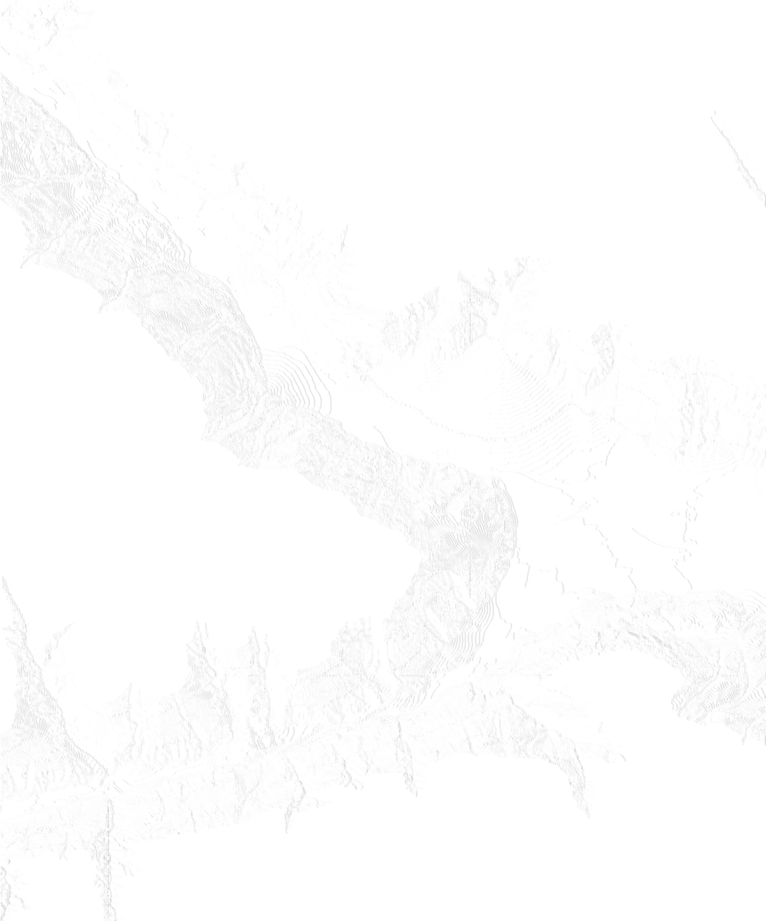
#> input picture trimmed_map.png, 766 x 921 px, shrunk from 1727 x 2078 before the run, found by its file name
$ python histogram.py
#> lines starting #> are read from the running program, lines starting #| are printed output that depends on the picture
import cv2
import numpy as np
import matplotlib.pyplot as plt

# Load the image
image_path = 'trimmed_map.png'  # Replace with your image file path
image = cv2.imread(image_path, cv2.IMREAD_GRAYSCALE)
#> image is the input picture: shape (921, 766); min 213, max 255, mean 253.4

if image is None:
    print("Could not open or read the image.")
    exit()

# Calculate the histogram
hist = cv2.calcHist([image], [0], None, [256], [0, 256])
#> hist = 256 values, max 509141 at index 255, min 0 at index 0, mean 2755.8

# Flatten the histogram into a 1-D array
hist = hist.flatten()

# Create a histogram plot
plt.figure(figsize=(10, 5))
plt.title("Gray-Level Histogram")
plt.xlabel("Pixel Value")
plt.ylabel("Frequency")
plt.xlim([0, 256])  # Set the x-axis limits to 0-255
plt.plot(hist, color='gray')
plt.grid()
plt.show()
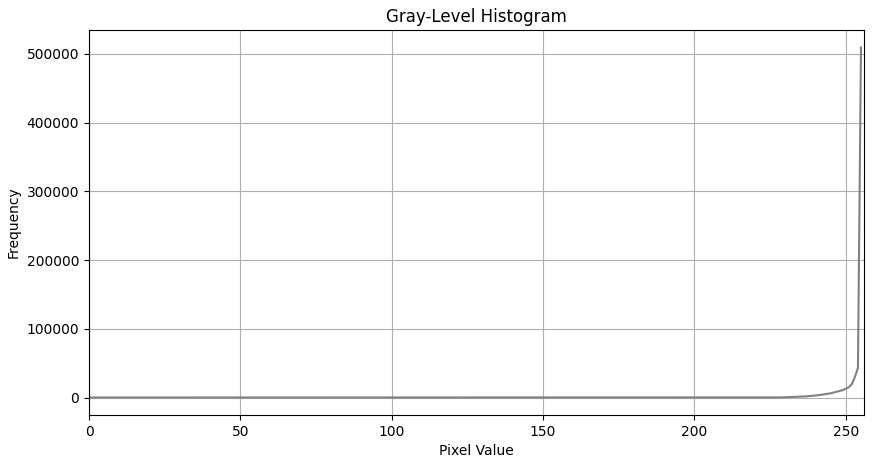
#> figure drawn by matplotlib, 1 panel; curve peaks at x = 255, y = 509141
